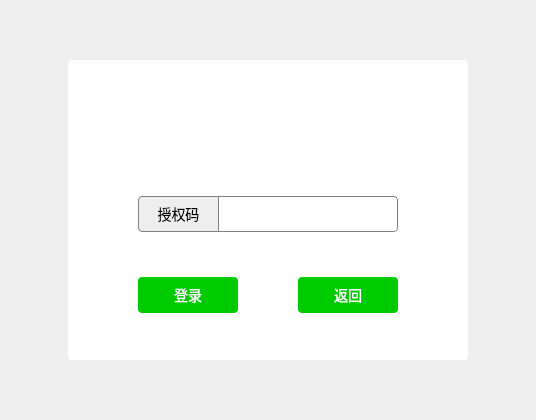
<?xml version="1.0" encoding="UTF-8"?>
<ui version="4.0">
 <class>AuthorizateDlg</class>
 <widget class="QDialog" name="AuthorizateDlg">
  <property name="geometry">
   <rect>
    <x>0</x>
    <y>0</y>
    <width>536</width>
    <height>420</height>
   </rect>
  </property>
  <property name="windowTitle">
   <string>AuthorizateDlg</string>
  </property>
  <property name="styleSheet">
   <string notr="true">QLabel,QPushButton{
font-family:&quot;微软雅黑&quot;;
font-size:14px;
}
#lbl_icon{
	border-image: url(:/AIOViewer/Resources/user_icon.png);
}
#label{
background:#EEEEEE;
color:#000000;
border:1px solid gray;
border-right:none;
border-top-left-radius:4px;
border-bottom-left-radius:4px;
}
#lineEdit{
padding-left:6px;
border:1px solid gray;
border-top-right-radius:4px;
border-bottom-right-radius:4px;
}
#btn_login,#btn_back{
background:#00cb00;
color:#FFFFFF;
border-radius:4px;
}</string>
  </property>
  <layout class="QGridLayout" name="gridLayout_2">
   <item row="0" column="1">
    <spacer name="verticalSpacer_2">
     <property name="orientation">
      <enum>Qt::Vertical</enum>
     </property>
     <property name="sizeHint" stdset="0">
      <size>
       <width>20</width>
       <height>24</height>
      </size>
     </property>
    </spacer>
   </item>
   <item row="1" column="0">
    <spacer name="horizontalSpacer_2">
     <property name="orientation">
      <enum>Qt::Horizontal</enum>
     </property>
     <property name="sizeHint" stdset="0">
      <size>
       <width>50</width>
       <height>20</height>
      </size>
     </property>
    </spacer>
   </item>
   <item row="1" column="1" colspan="2">
    <widget class="QWidget" name="widget" native="true">
     <property name="minimumSize">
      <size>
       <width>400</width>
       <height>300</height>
      </size>
     </property>
     <property name="styleSheet">
      <string notr="true">#widget{
	border-radius:4px;
	background-color: rgb(255, 255, 255);
}</string>
     </property>
     <layout class="QGridLayout" name="gridLayout">
      <item row="0" column="1">
       <spacer name="verticalSpacer_3">
        <property name="orientation">
         <enum>Qt::Vertical</enum>
        </property>
        <property name="sizeHint" stdset="0">
         <size>
          <width>20</width>
          <height>31</height>
         </size>
        </property>
       </spacer>
      </item>
      <item row="1" column="0">
       <spacer name="horizontalSpacer_4">
        <property name="orientation">
         <enum>Qt::Horizontal</enum>
        </property>
        <property name="sizeHint" stdset="0">
         <size>
          <width>50</width>
          <height>20</height>
         </size>
        </property>
       </spacer>
      </item>
      <item row="1" column="1">
       <layout class="QVBoxLayout" name="verticalLayout">
        <property name="spacing">
         <number>25</number>
        </property>
        <item alignment="Qt::AlignHCenter">
         <widget class="QLabel" name="lbl_icon">
          <property name="minimumSize">
           <size>
            <width>64</width>
            <height>64</height>
           </size>
          </property>
          <property name="maximumSize">
           <size>
            <width>64</width>
            <height>64</height>
           </size>
          </property>
          <property name="text">
           <string/>
          </property>
         </widget>
        </item>
        <item>
         <layout class="QHBoxLayout" name="horizontalLayout">
          <property name="spacing">
           <number>0</number>
          </property>
          <item>
           <widget class="QLabel" name="label">
            <property name="minimumSize">
             <size>
              <width>80</width>
              <height>36</height>
             </size>
            </property>
            <property name="maximumSize">
             <size>
              <width>16777215</width>
              <height>36</height>
             </size>
            </property>
            <property name="text">
             <string>授权码</string>
            </property>
            <property name="alignment">
             <set>Qt::AlignCenter</set>
            </property>
           </widget>
          </item>
          <item>
           <widget class="QLineEdit" name="lineEdit">
            <property name="minimumSize">
             <size>
              <width>180</width>
              <height>36</height>
             </size>
            </property>
           </widget>
          </item>
         </layout>
        </item>
        <item>
         <spacer name="verticalSpacer_5">
          <property name="orientation">
           <enum>Qt::Vertical</enum>
          </property>
          <property name="sizeType">
           <enum>QSizePolicy::Fixed</enum>
          </property>
          <property name="sizeHint" stdset="0">
           <size>
            <width>20</width>
            <height>20</height>
           </size>
          </property>
         </spacer>
        </item>
        <item>
         <layout class="QHBoxLayout" name="horizontalLayout_2">
          <item>
           <widget class="QPushButton" name="btn_login">
            <property name="minimumSize">
             <size>
              <width>100</width>
              <height>36</height>
             </size>
            </property>
            <property name="text">
             <string>登录</string>
            </property>
           </widget>
          </item>
          <item>
           <spacer name="horizontalSpacer">
            <property name="orientation">
             <enum>Qt::Horizontal</enum>
            </property>
            <property name="sizeHint" stdset="0">
             <size>
              <width>40</width>
              <height>20</height>
             </size>
            </property>
           </spacer>
          </item>
          <item>
           <widget class="QPushButton" name="btn_back">
            <property name="minimumSize">
             <size>
              <width>100</width>
              <height>36</height>
             </size>
            </property>
            <property name="text">
             <string>返回</string>
            </property>
           </widget>
          </item>
         </layout>
        </item>
       </layout>
      </item>
      <item row="1" column="2">
       <spacer name="horizontalSpacer_5">
        <property name="orientation">
         <enum>Qt::Horizontal</enum>
        </property>
        <property name="sizeHint" stdset="0">
         <size>
          <width>50</width>
          <height>20</height>
         </size>
        </property>
       </spacer>
      </item>
      <item row="2" column="1">
       <spacer name="verticalSpacer_4">
        <property name="orientation">
         <enum>Qt::Vertical</enum>
        </property>
        <property name="sizeHint" stdset="0">
         <size>
          <width>20</width>
          <height>32</height>
         </size>
        </property>
       </spacer>
      </item>
     </layout>
    </widget>
   </item>
   <item row="1" column="3">
    <spacer name="horizontalSpacer_3">
     <property name="orientation">
      <enum>Qt::Horizontal</enum>
     </property>
     <property name="sizeHint" stdset="0">
      <size>
       <width>50</width>
       <height>20</height>
      </size>
     </property>
    </spacer>
   </item>
   <item row="2" column="2">
    <spacer name="verticalSpacer">
     <property name="orientation">
      <enum>Qt::Vertical</enum>
     </property>
     <property name="sizeHint" stdset="0">
      <size>
       <width>20</width>
       <height>24</height>
      </size>
     </property>
    </spacer>
   </item>
  </layout>
 </widget>
 <layoutdefault spacing="6" margin="11"/>
 <resources>
  <include location="AIOViewer.qrc"/>
 </resources>
 <connections/>
</ui>
